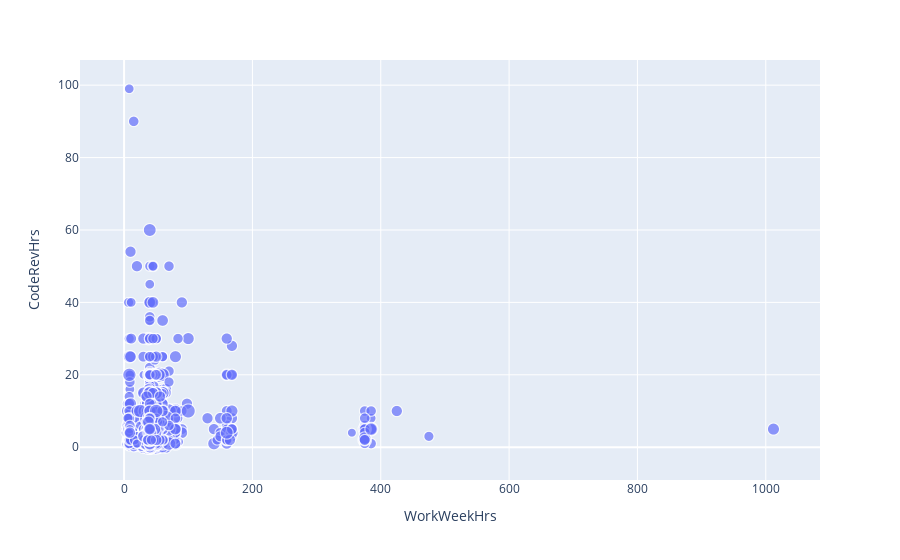

The notebook cell saved with this chart:
### Markdown cell above
Create a bubble plot of `WorkWeekHrs` and `CodeRevHrs`, use `Age` column as bubble size.

### Code cell
# your code goes here
!pip install plotly
import plotly.express as px
QUERY="""
SELECT WorkWeekHrs, CodeRevHrs, Age from master
"""
df=pd.read_sql_query(QUERY,conn)
df = df.dropna(subset=['Age'])
plt.rcParams['figure.figsize'] = [15,15]
fig=px.scatter(df, x='WorkWeekHrs', y='CodeRevHrs', size='Age', hover_name='Age')
fig.show()

### Figure 1 — Plotly figure (JSON) as saved in the notebook; plotly's stock layout.template omitted (floating-point values rounded to 4 significant figures; data arrays with more than 128 entries replaced by an {"elided": "..."} marker saying what was removed)
{"data": [{"hovertemplate": "<b>%{hovertext}</b><br><br>WorkWeekHrs=%{x}<br>CodeRevHrs=%{y}<br>Age=%{marker.size}<extra></extra>", "hovertext": {"elided": "11111 int values"}, "legendgroup": "", "marker": {"color": "#636efa", "size": {"elided": "11111 int values"}, "sizemode": "area", "sizeref": 0.2475, "symbol": "circle"}, "mode": "markers", "name": "", "showlegend": false, "type": "scattergl", "x": {"elided": "11111 float values"}, "xaxis": "x", "y": {"elided": "11111 float values"}, "yaxis": "y"}], "layout": {"autosize": true, "legend": {"itemsizing": "constant", "tracegroupgap": 0}, "margin": {"t": 60}, "xaxis": {"anchor": "y", "autorange": true, "domain": [0, 1], "range": [-59.9, 1076.0], "title": {"text": "WorkWeekHrs"}, "type": "linear"}, "yaxis": {"anchor": "x", "autorange": true, "domain": [0, 1], "range": [-10.41, 107.9], "title": {"text": "CodeRevHrs"}, "type": "linear"}}}
